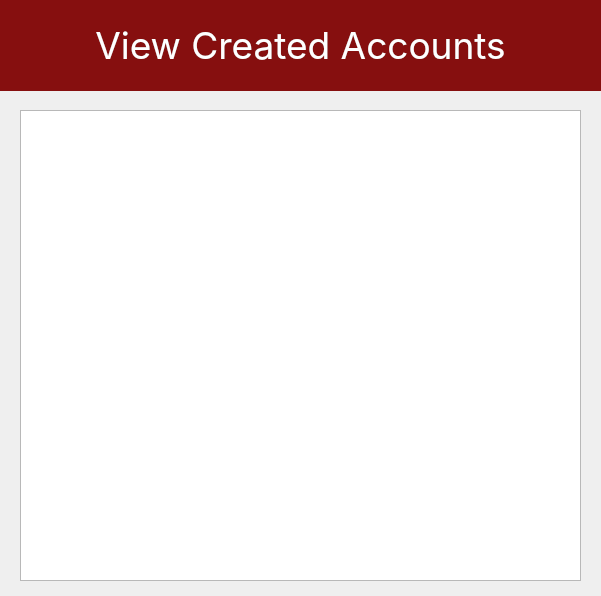
<?xml version="1.0" encoding="UTF-8"?>
<ui version="4.0">
 <class>MainWindow</class>
 <widget class="QMainWindow" name="MainWindow">
  <property name="geometry">
   <rect>
    <x>0</x>
    <y>0</y>
    <width>601</width>
    <height>596</height>
   </rect>
  </property>
  <property name="windowTitle">
   <string>View Created Accounts</string>
  </property>
  <property name="styleSheet">
   <string notr="true">#title{
	background-color: #860f0f;
	color: white;
}

QPushButton{
	background-color: #1f8a50;
	border: none;
	border-radius: 28px;
	color: white;
}

QPushButton:hover{
	background-color: #1f6450;
}

QPushButton:pressed{
	background-color: #1f4e3a;
}

QLineEdit{
	padding-left: 10px;
	padding-right: 10px;	
}</string>
  </property>
  <property name="animated">
   <bool>true</bool>
  </property>
  <widget class="QWidget" name="centralwidget">
   <widget class="QLabel" name="title">
    <property name="geometry">
     <rect>
      <x>0</x>
      <y>0</y>
      <width>601</width>
      <height>91</height>
     </rect>
    </property>
    <property name="font">
     <font>
      <family>Inter</family>
      <pointsize>28</pointsize>
     </font>
    </property>
    <property name="text">
     <string>View Created Accounts</string>
    </property>
    <property name="alignment">
     <set>Qt::AlignCenter</set>
    </property>
   </widget>
   <widget class="QTextEdit" name="createdAccountsEntry">
    <property name="geometry">
     <rect>
      <x>20</x>
      <y>110</y>
      <width>561</width>
      <height>471</height>
     </rect>
    </property>
    <property name="font">
     <font>
      <family>Inter</family>
      <pointsize>16</pointsize>
     </font>
    </property>
   </widget>
  </widget>
 </widget>
 <resources/>
 <connections/>
</ui>
